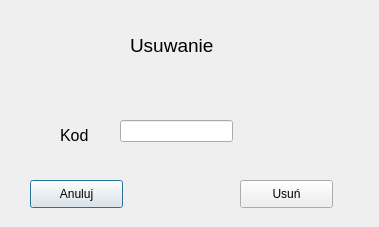
<?xml version="1.0" encoding="UTF-8"?>
<ui version="4.0">
 <class>Usuwanie</class>
 <widget class="QDialog" name="Usuwanie">
  <property name="geometry">
   <rect>
    <x>0</x>
    <y>0</y>
    <width>379</width>
    <height>227</height>
   </rect>
  </property>
  <property name="windowTitle">
   <string>Dialog</string>
  </property>
  <widget class="QLabel" name="label">
   <property name="geometry">
    <rect>
     <x>130</x>
     <y>20</y>
     <width>101</width>
     <height>51</height>
    </rect>
   </property>
   <property name="text">
    <string>&lt;html&gt;&lt;head/&gt;&lt;body&gt;&lt;p&gt;&lt;span style=&quot; font-size:14pt;&quot;&gt;Usuwanie&lt;/span&gt;&lt;/p&gt;&lt;/body&gt;&lt;/html&gt;</string>
   </property>
  </widget>
  <widget class="QLabel" name="label_2">
   <property name="geometry">
    <rect>
     <x>60</x>
     <y>120</y>
     <width>41</width>
     <height>31</height>
    </rect>
   </property>
   <property name="text">
    <string>&lt;html&gt;&lt;head/&gt;&lt;body&gt;&lt;p&gt;&lt;span style=&quot; font-size:12pt;&quot;&gt;Kod&lt;/span&gt;&lt;/p&gt;&lt;/body&gt;&lt;/html&gt;</string>
   </property>
  </widget>
  <widget class="QLineEdit" name="lineEdit">
   <property name="geometry">
    <rect>
     <x>120</x>
     <y>120</y>
     <width>113</width>
     <height>22</height>
    </rect>
   </property>
  </widget>
  <widget class="QPushButton" name="pushButton">
   <property name="geometry">
    <rect>
     <x>30</x>
     <y>180</y>
     <width>93</width>
     <height>28</height>
    </rect>
   </property>
   <property name="text">
    <string>Anuluj</string>
   </property>
  </widget>
  <widget class="QPushButton" name="pushButton_2">
   <property name="geometry">
    <rect>
     <x>240</x>
     <y>180</y>
     <width>93</width>
     <height>28</height>
    </rect>
   </property>
   <property name="text">
    <string>Usuń</string>
   </property>
  </widget>
 </widget>
 <resources/>
 <connections/>
</ui>
